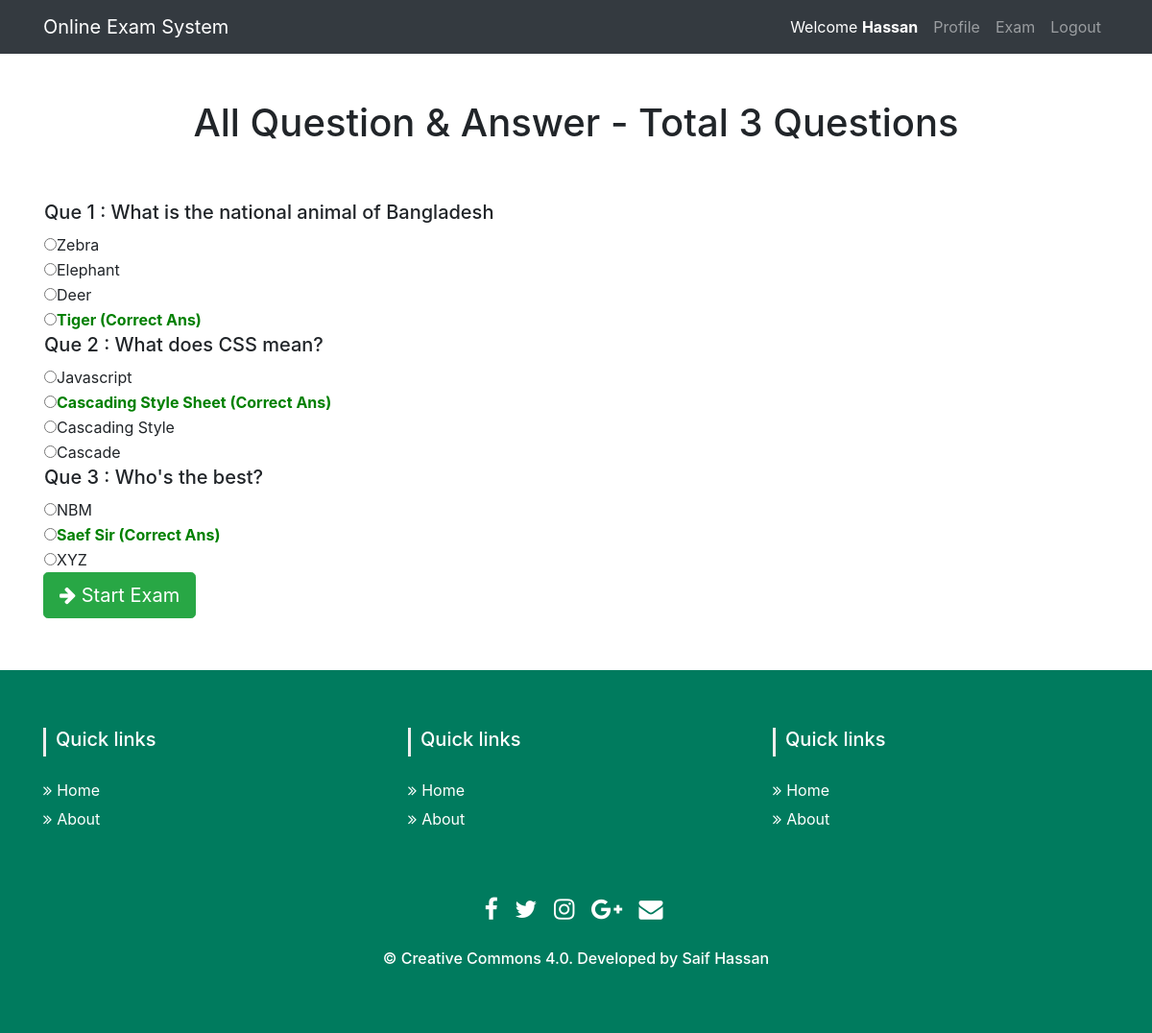
/viewans.php (signed in), run on the app's committed database.
### tables this page shows
CREATE TABLE IF NOT EXISTS `tbl_ques` (
  `id` int(11) NOT NULL AUTO_INCREMENT,
  `quesNo` int(11) NOT NULL,
  `ques` text NOT NULL,
  PRIMARY KEY (`id`)
);

CREATE TABLE IF NOT EXISTS `tbl_ans` (
  `id` int(11) NOT NULL AUTO_INCREMENT,
  `quesNo` int(11) NOT NULL,
  `rightAns` int(11) NOT NULL DEFAULT '0',
  `ans` text NOT NULL,
  PRIMARY KEY (`id`)
);

### classes/Exam.php (called while the page is built, shortened)
<?php
$filepath = realpath(dirname(__FILE__));
include_once ($filepath.'/../lib/Database.php');
class Exam{
	private $db;
	public function __construct(){
		$this->db = new Database();
	}
 public function getqueData(){
   $query = "SELECT * FROM tbl_ques ORDER BY quesNo ASC";
   $result = $this->db->select($query);
   return $result;
 }
 public function getTotalRows(){
   $query     = "SELECT * FROM tbl_ques";
   $getResult = $this->db->select($query);
   $total     = $getResult->num_rows;
   return $total;
 }
 public function getAnswer($quesnumber){
   $query = "SELECT * FROM tbl_ans WHERE quesNo = '$quesnumber'";
   $result = $this->db->select($query);
   return $result;
 }
}
?>

### lib/Database.php (called while the page is built, shortened)
<?php
Class Database{
	public $host   = DB_HOST;
	public $user   = DB_USER;
	public $pass   = DB_PASS;
	public $dbname = DB_NAME;
	public $link;
	private function connectDB(){
	$this->link = new mysqli($this->host, $this->user, $this->pass, $this->dbname);
 }
	public function select($query){
		$result = $this->link->query($query) or die($this->link->error.__LINE__);
		if($result->num_rows > 0){
			return $result;
		} else {
			return false;
		}
	}
}

### viewans.php (the view, shortened to what this page needs)
<?php include 'inc/header.php'; ?>
<?php
$total    = $exam->getTotalRows();
?>
<div class="container">
        <div class="row">
            <div class="col-lg-12 text-center">
                <h1 class="mt-5">All Question & Answer - Total <?php echo $total; ?> Questions</h1>
                <br/>
                <br/></div>
                <div class="col-lg-12">
                <table>
                    <?php
                    $getQues = $exam->getqueData();
                    if ($getQues) {
                        while ($question = $getQues->fetch_assoc()) {
                            ?>
                            <tr>
                                <td colspan="2">
                                    <h5>Que <?php echo $question['quesNo']." : ".$question['ques']; ?></h5>
                                </td>
                            </tr>
                            <?php
                            $quesnumber = $question['quesNo'];
                            $answer = $exam->getAnswer($quesnumber);
                            if ($answer) {
                                while ($result = $answer->fetch_assoc()) {
                                    ?>
                                    <tr>
                                        <td>
                                            <input type="radio" /><?php
                                            if ($result['rightAns'] == '1') {
                                                echo "<span style='color:green;font-weight: bold;'>".$result['ans']." (Correct Ans)</span>";
                                            }else{
                                                echo $result['ans'];
                                            }
                                            ?>
                                        </td>
                                    </tr>
                                <?php } } ?>
                        <?php } } ?>
                </table>
                <a href="starttest.php" class="btn btn-success btn-lg">
                    <span class="fa fa-arrow-right"></span> Start Exam
                </a>
                <br/>
                <br/>
                </div>
            </div>
        </div>
<?php include 'inc/footer.php'; ?>

### data on the page
tbl_ques: quesNo "1", ques "What is the national animal of Bangladesh"
tbl_ans: ans "Zebra"
tbl_ans: ans "Elephant"
tbl_ans: ans "Deer"
tbl_ans: ans "Tiger"
tbl_ques: quesNo "2", ques "What does CSS mean?"
tbl_ans: ans "Javascript"
tbl_ans: ans "Cascading Style Sheet"
tbl_ans: ans "Cascading Style"
tbl_ans: ans "Cascade"
tbl_ques: quesNo "3", ques "Who's the best?"
tbl_ans: ans "NBM"
tbl_ans: ans "Saef Sir"
tbl_ans: ans "XYZ"

### other printed values
Session::get("name") "Hassan"
$total "3"
